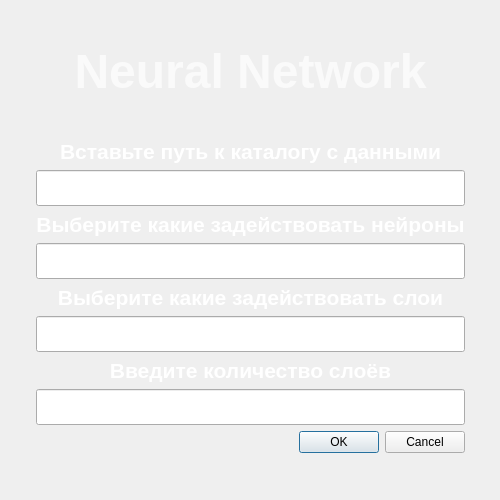
<?xml version="1.0" encoding="UTF-8"?>
<ui version="4.0">
 <class>education</class>
 <widget class="QWidget" name="education">
  <property name="geometry">
   <rect>
    <x>0</x>
    <y>0</y>
    <width>500</width>
    <height>500</height>
   </rect>
  </property>
  <property name="windowTitle">
   <string>Education</string>
  </property>
  <widget class="QLabel" name="background">
   <property name="geometry">
    <rect>
     <x>0</x>
     <y>0</y>
     <width>500</width>
     <height>500</height>
    </rect>
   </property>
   <property name="text">
    <string>&lt;html&gt;&lt;head/&gt;&lt;body&gt;&lt;p&gt;&lt;img src=&quot;:/picture/img/640.jpg&quot;/&gt;&lt;/p&gt;&lt;/body&gt;&lt;/html&gt;</string>
   </property>
   <property name="pixmap">
    <pixmap>../NeuralNetworkInterface_Beta/img/640.jpg</pixmap>
   </property>
   <property name="scaledContents">
    <bool>false</bool>
   </property>
   <property name="wordWrap">
    <bool>false</bool>
   </property>
   <property name="openExternalLinks">
    <bool>true</bool>
   </property>
  </widget>
  <widget class="QWidget" name="layoutWidget">
   <property name="geometry">
    <rect>
     <x>0</x>
     <y>10</y>
     <width>501</width>
     <height>501</height>
    </rect>
   </property>
   <layout class="QGridLayout" name="gridLayout">
    <item row="6" column="1">
     <widget class="QLineEdit" name="lineEdit_numlayers">
      <property name="font">
       <font>
        <pointsize>18</pointsize>
       </font>
      </property>
      <property name="inputMethodHints">
       <set>Qt::ImhNone</set>
      </property>
      <property name="inputMask">
       <string/>
      </property>
      <property name="text">
       <string/>
      </property>
     </widget>
    </item>
    <item row="12" column="1">
     <spacer name="verticalSpacer_2">
      <property name="orientation">
       <enum>Qt::Vertical</enum>
      </property>
      <property name="sizeHint" stdset="0">
       <size>
        <width>20</width>
        <height>40</height>
       </size>
      </property>
     </spacer>
    </item>
    <item row="8" column="1">
     <widget class="QLineEdit" name="lineEdit_layers">
      <property name="font">
       <font>
        <pointsize>18</pointsize>
       </font>
      </property>
      <property name="inputMethodHints">
       <set>Qt::ImhNone</set>
      </property>
      <property name="inputMask">
       <string/>
      </property>
      <property name="text">
       <string/>
      </property>
     </widget>
    </item>
    <item row="3" column="0" rowspan="13">
     <spacer name="horizontalSpacer">
      <property name="orientation">
       <enum>Qt::Horizontal</enum>
      </property>
      <property name="sizeHint" stdset="0">
       <size>
        <width>40</width>
        <height>20</height>
       </size>
      </property>
     </spacer>
    </item>
    <item row="5" column="1">
     <widget class="QLabel" name="title_inform_2">
      <property name="text">
       <string>&lt;html&gt;&lt;head/&gt;&lt;body&gt;&lt;p align=&quot;center&quot;&gt;&lt;span style=&quot; font-size:16pt; font-weight:600; color:#ffffff;&quot;&gt;Выберите какие задействовать нейроны&lt;/span&gt;&lt;/p&gt;&lt;/body&gt;&lt;/html&gt;</string>
      </property>
     </widget>
    </item>
    <item row="3" column="2" rowspan="14">
     <spacer name="verticalSpacer_3">
      <property name="orientation">
       <enum>Qt::Horizontal</enum>
      </property>
      <property name="sizeHint" stdset="0">
       <size>
        <width>40</width>
        <height>20</height>
       </size>
      </property>
     </spacer>
    </item>
    <item row="7" column="1">
     <widget class="QLabel" name="title_inform_3">
      <property name="text">
       <string>&lt;html&gt;&lt;head/&gt;&lt;body&gt;&lt;p align=&quot;center&quot;&gt;&lt;span style=&quot; font-size:16pt; font-weight:600; color:#ffffff;&quot;&gt;Выберите какие задействовать слои&lt;/span&gt;&lt;/p&gt;&lt;/body&gt;&lt;/html&gt;</string>
      </property>
     </widget>
    </item>
    <item row="10" column="1">
     <widget class="QLineEdit" name="lineEdit_loading">
      <property name="font">
       <font>
        <pointsize>18</pointsize>
       </font>
      </property>
      <property name="inputMethodHints">
       <set>Qt::ImhNone</set>
      </property>
      <property name="inputMask">
       <string/>
      </property>
      <property name="text">
       <string/>
      </property>
     </widget>
    </item>
    <item row="1" column="0" colspan="3">
     <widget class="QLabel" name="title_NN">
      <property name="text">
       <string>&lt;html&gt;&lt;head/&gt;&lt;body&gt;&lt;p align=&quot;center&quot;&gt;&lt;span style=&quot; font-size:36pt; font-weight:600; color:#fafafa;&quot;&gt;Neural Network&lt;/span&gt;&lt;/p&gt;&lt;/body&gt;&lt;/html&gt;</string>
      </property>
     </widget>
    </item>
    <item row="4" column="1">
     <widget class="QLineEdit" name="lineEdit_neurons">
      <property name="font">
       <font>
        <pointsize>18</pointsize>
       </font>
      </property>
      <property name="inputMethodHints">
       <set>Qt::ImhNone</set>
      </property>
      <property name="inputMask">
       <string/>
      </property>
      <property name="text">
       <string/>
      </property>
     </widget>
    </item>
    <item row="9" column="1">
     <widget class="QLabel" name="title_inform_1">
      <property name="text">
       <string>&lt;html&gt;&lt;head/&gt;&lt;body&gt;&lt;p align=&quot;center&quot;&gt;&lt;span style=&quot; font-size:16pt; font-weight:600; color:#ffffff;&quot;&gt;Введите количество слоёв&lt;/span&gt;&lt;/p&gt;&lt;/body&gt;&lt;/html&gt;</string>
      </property>
     </widget>
    </item>
    <item row="11" column="1">
     <widget class="QDialogButtonBox" name="buttonBox">
      <property name="enabled">
       <bool>true</bool>
      </property>
      <property name="font">
       <font>
        <family>MS Shell Dlg 2</family>
        <pointsize>14</pointsize>
        <weight>9</weight>
        <italic>false</italic>
        <bold>false</bold>
       </font>
      </property>
      <property name="cursor">
       <cursorShape>ArrowCursor</cursorShape>
      </property>
      <property name="styleSheet">
       <string notr="true">color: rgb(0, 0, 0);
font: 75 14pt &quot;MS Shell Dlg 2&quot;;</string>
      </property>
      <property name="orientation">
       <enum>Qt::Horizontal</enum>
      </property>
      <property name="standardButtons">
       <set>QDialogButtonBox::Cancel|QDialogButtonBox::Ok</set>
      </property>
      <property name="centerButtons">
       <bool>false</bool>
      </property>
     </widget>
    </item>
    <item row="0" column="0" colspan="3">
     <spacer name="verticalSpacer">
      <property name="orientation">
       <enum>Qt::Vertical</enum>
      </property>
      <property name="sizeHint" stdset="0">
       <size>
        <width>20</width>
        <height>40</height>
       </size>
      </property>
     </spacer>
    </item>
    <item row="3" column="1">
     <widget class="QLabel" name="title_inform">
      <property name="text">
       <string>&lt;html&gt;&lt;head/&gt;&lt;body&gt;&lt;p align=&quot;center&quot;&gt;&lt;span style=&quot; font-size:16pt; font-weight:600; color:#ffffff;&quot;&gt;Вставьте путь к каталогу с данными&lt;/span&gt;&lt;/p&gt;&lt;/body&gt;&lt;/html&gt;</string>
      </property>
     </widget>
    </item>
    <item row="2" column="0" colspan="3">
     <spacer name="verticalSpacer_4">
      <property name="orientation">
       <enum>Qt::Vertical</enum>
      </property>
      <property name="sizeHint" stdset="0">
       <size>
        <width>20</width>
        <height>40</height>
       </size>
      </property>
     </spacer>
    </item>
   </layout>
  </widget>
 </widget>
 <resources/>
 <connections/>
</ui>
